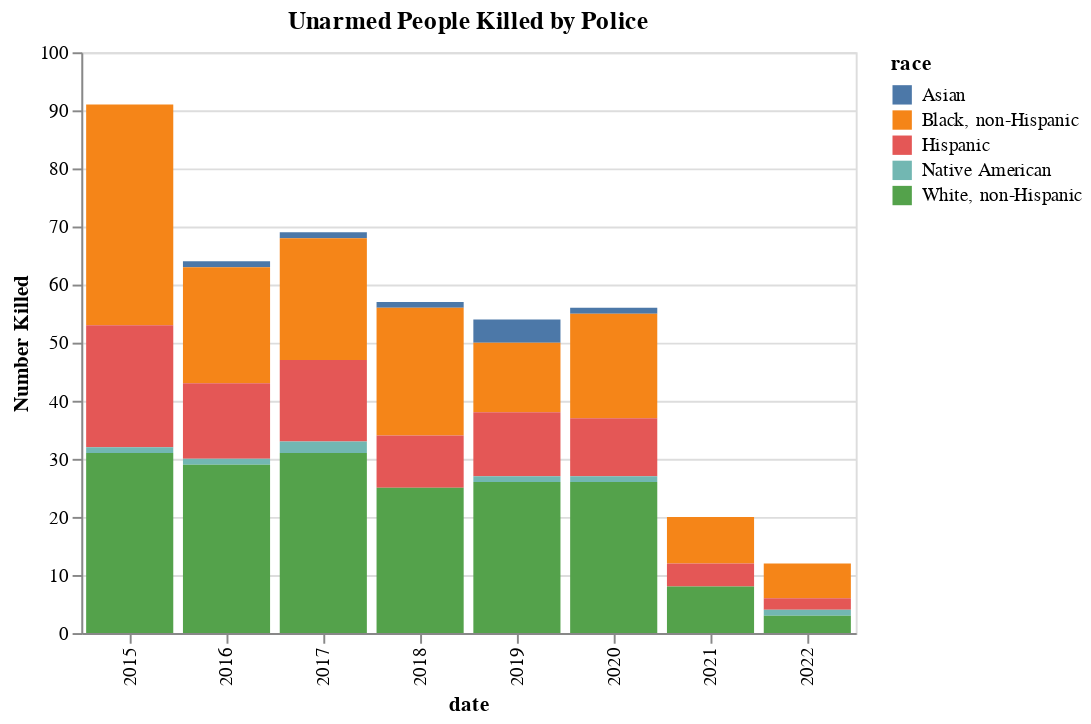

This figure's notebook cell:
### Markdown cell above
## bar charts in altair

### Code cell
# alt.Chart(kyearly).mark_bar(opacity=0.2).encode(
#     x='date:O',
#     y=alt.Y('Number Killed:Q', stack=None),
#     color="race",
# )

# stacked bar chart - how to make not stacked?
bars = alt.Chart(kyearly).mark_bar().encode(
    x='date:O',
    y=alt.Y('Number Killed:Q', stack='zero'),
    color=alt.Color("race"),
    tooltip=['Number Killed', 'race']
).properties(
    title="Unarmed People Killed by Police",
    width=400,
    height=300
)

bars

### Figure 1 — Vega-Lite specification as saved in the notebook (floating-point values rounded to 4 significant figures)
{"config": {"view": {"continuousWidth": 400, "continuousHeight": 300}}, "data": {"name": "data-afda74a5b58e32734fffc143d347ff59"}, "mark": "bar", "encoding": {"color": {"field": "race", "type": "nominal"}, "tooltip": [{"field": "Number Killed", "type": "quantitative"}, {"field": "race", "type": "nominal"}], "x": {"field": "date", "type": "ordinal"}, "y": {"field": "Number Killed", "stack": "zero", "type": "quantitative"}}, "height": 300, "title": "Unarmed People Killed by Police", "width": 400, "$schema": "https://vega.github.io/schema/vega-lite/v4.17.0.json", "datasets": {"data-afda74a5b58e32734fffc143d347ff59": [{"date": 2015, "race": "Black, non-Hispanic", "Number Killed": 38}, {"date": 2015, "race": "Hispanic", "Number Killed": 21}, {"date": 2015, "race": "Native American", "Number Killed": 1}, {"date": 2015, "race": "White, non-Hispanic", "Number Killed": 31}, {"date": 2016, "race": "Asian", "Number Killed": 1}, {"date": 2016, "race": "Black, non-Hispanic", "Number Killed": 20}, {"date": 2016, "race": "Hispanic", "Number Killed": 13}, {"date": 2016, "race": "Native American", "Number Killed": 1}, {"date": 2016, "race": "White, non-Hispanic", "Number Killed": 29}, {"date": 2017, "race": "Asian", "Number Killed": 1}, {"date": 2017, "race": "Black, non-Hispanic", "Number Killed": 21}, {"date": 2017, "race": "Hispanic", "Number Killed": 14}, {"date": 2017, "race": "Native American", "Number Killed": 2}, {"date": 2017, "race": "White, non-Hispanic", "Number Killed": 31}, {"date": 2018, "race": "Asian", "Number Killed": 1}, {"date": 2018, "race": "Black, non-Hispanic", "Number Killed": 22}, {"date": 2018, "race": "Hispanic", "Number Killed": 9}, {"date": 2018, "race": "White, non-Hispanic", "Number Killed": 25}, {"date": 2019, "race": "Asian", "Number Killed": 4}, {"date": 2019, "race": "Black, non-Hispanic", "Number Killed": 12}, {"date": 2019, "race": "Hispanic", "Number Killed": 11}, {"date": 2019, "race": "Native American", "Number Killed": 1}, {"date": 2019, "race": "White, non-Hispanic", "Number Killed": 26}, {"date": 2020, "race": "Asian", "Number Killed": 1}, {"date": 2020, "race": "Black, non-Hispanic", "Number Killed": 18}, {"date": 2020, "race": "Hispanic", "Number Killed": 10}, {"date": 2020, "race": "Native American", "Number Killed": 1}, {"date": 2020, "race": "White, non-Hispanic", "Number Killed": 26}, {"date": 2021, "race": "Black, non-Hispanic", "Number Killed": 8}, {"date": 2021, "race": "Hispanic", "Number Killed": 4}, {"date": 2021, "race": "White, non-Hispanic", "Number Killed": 8}, {"date": 2022, "race": "Black, non-Hispanic", "Number Killed": 6}, {"date": 2022, "race": "Hispanic", "Number Killed": 2}, {"date": 2022, "race": "Native American", "Number Killed": 1}, {"date": 2022, "race": "White, non-Hispanic", "Number Killed": 3}]}}
